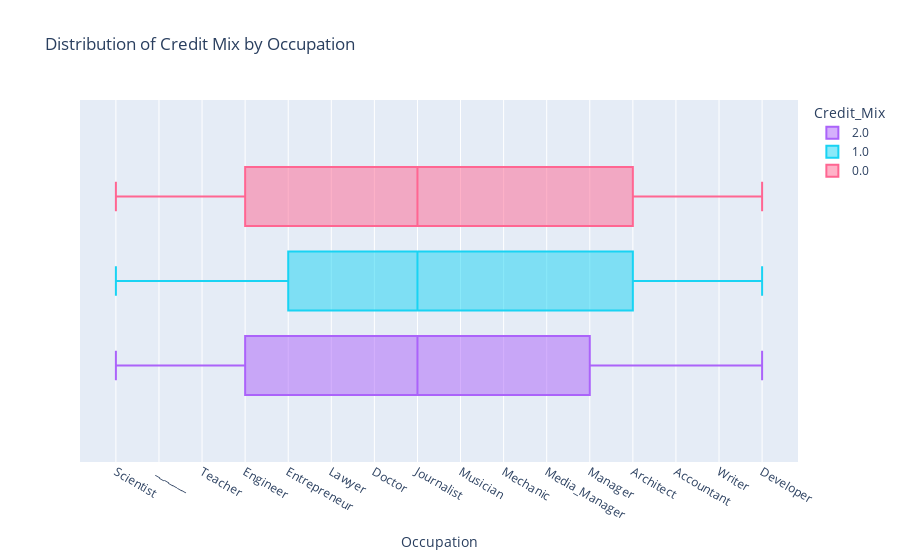

Notebook code cell kept with this figure:
### Code cell
data = pd.DataFrame(data)

# Create the box plot
fig = px.box(data, x='Occupation', color='Credit_Mix', title='Distribution of Credit Mix by Occupation',
             color_discrete_map={'Bad':'green',
                                  'Standard' :'red',
                                  'Good': 'blue' })


# Show the plot
fig.show()

### Figure 1 — Plotly figure (JSON) as saved in the notebook; plotly's stock layout.template omitted (floating-point values rounded to 4 significant figures; data arrays with more than 128 entries replaced by an {"elided": "..."} marker saying what was removed)
{"data": [{"alignmentgroup": "True", "hovertemplate": "Credit_Mix=2.0<br>Occupation=%{x}<extra></extra>", "legendgroup": "2.0", "marker": {"color": "#ab63fa"}, "name": "2.0", "notched": false, "offsetgroup": "2.0", "orientation": "h", "showlegend": true, "type": "box", "x": {"elided": "5802 str values"}, "x0": " ", "xaxis": "x", "y0": " ", "yaxis": "y"}, {"alignmentgroup": "True", "hovertemplate": "Credit_Mix=1.0<br>Occupation=%{x}<extra></extra>", "legendgroup": "1.0", "marker": {"color": "#19d3f3"}, "name": "1.0", "notched": false, "offsetgroup": "1.0", "orientation": "h", "showlegend": true, "type": "box", "x": {"elided": "9757 str values"}, "x0": " ", "xaxis": "x", "y0": " ", "yaxis": "y"}, {"alignmentgroup": "True", "hovertemplate": "Credit_Mix=0.0<br>Occupation=%{x}<extra></extra>", "legendgroup": "0.0", "marker": {"color": "#FF6692"}, "name": "0.0", "notched": false, "offsetgroup": "0.0", "orientation": "h", "showlegend": true, "type": "box", "x": {"elided": "5654 str values"}, "x0": " ", "xaxis": "x", "y0": " ", "yaxis": "y"}], "layout": {"boxmode": "group", "legend": {"title": {"text": "Credit_Mix"}, "tracegroupgap": 0}, "title": {"text": "Distribution of Credit Mix by Occupation"}, "xaxis": {"anchor": "y", "domain": [0, 1], "title": {"text": "Occupation"}}, "yaxis": {"anchor": "x", "domain": [0, 1]}}}
